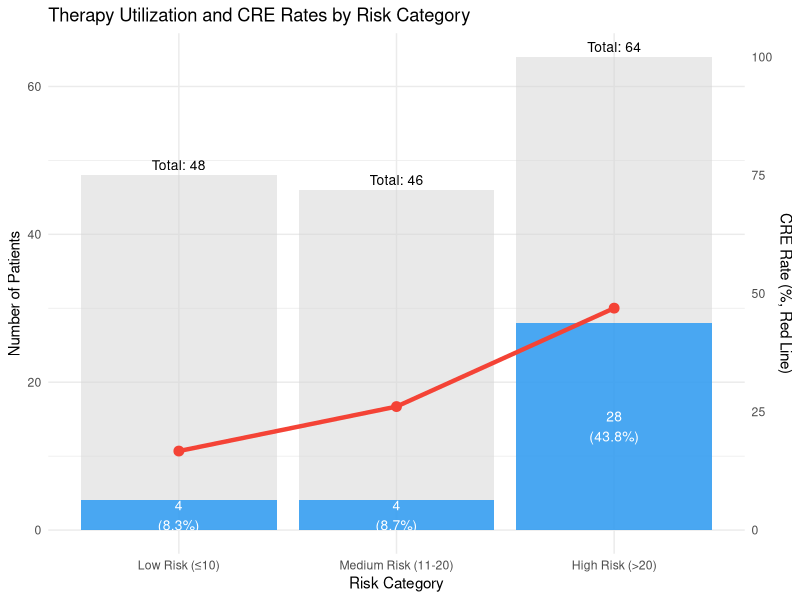
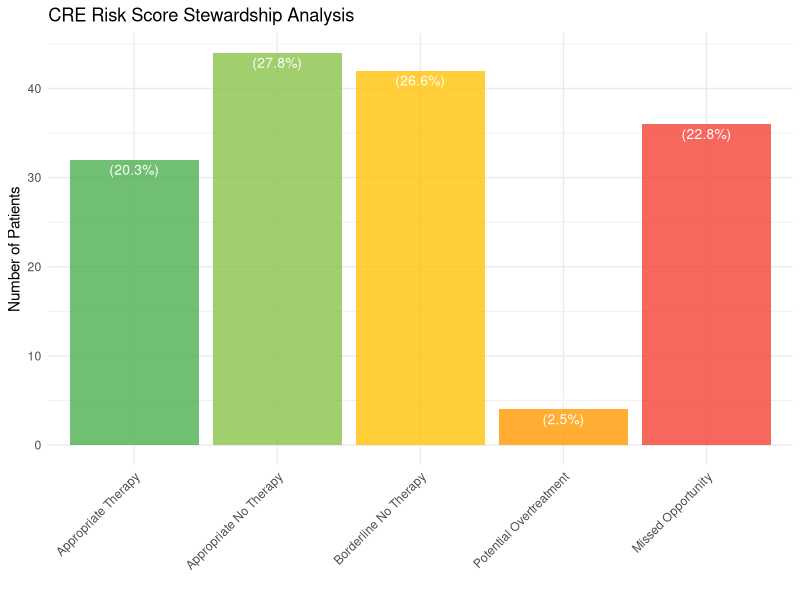
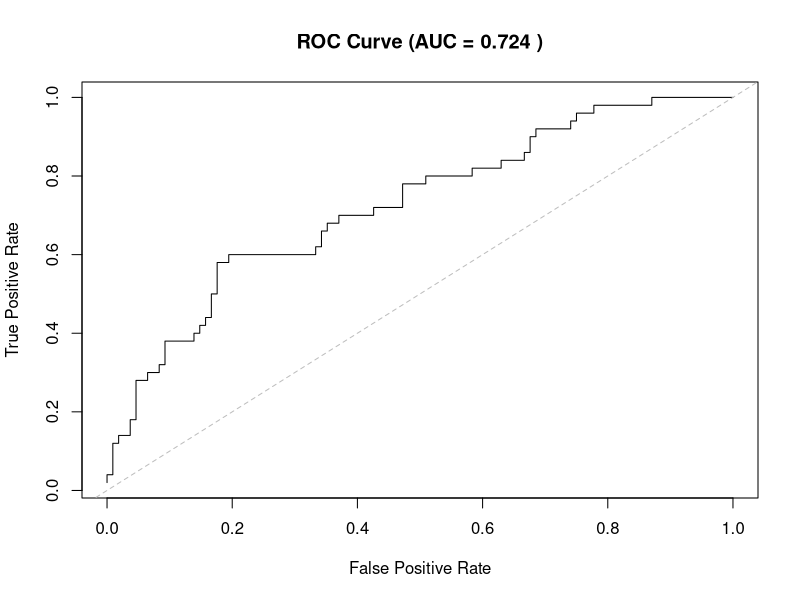
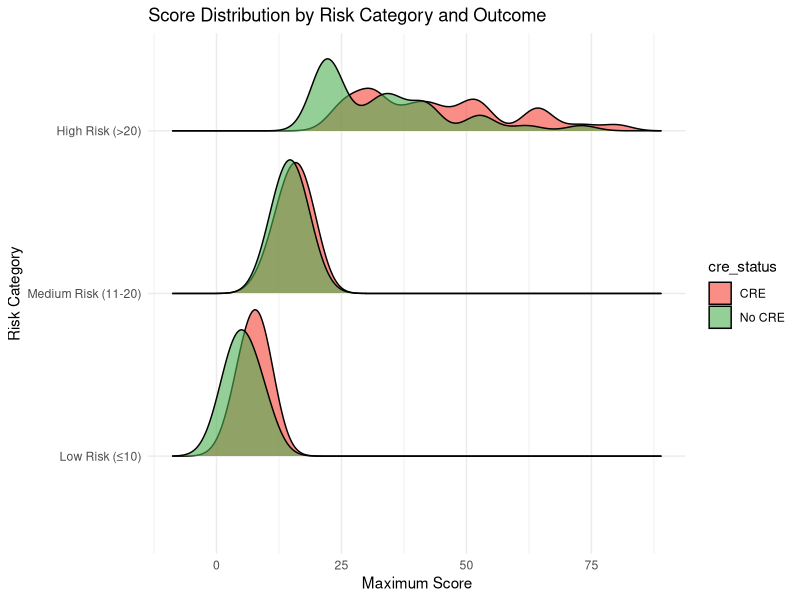
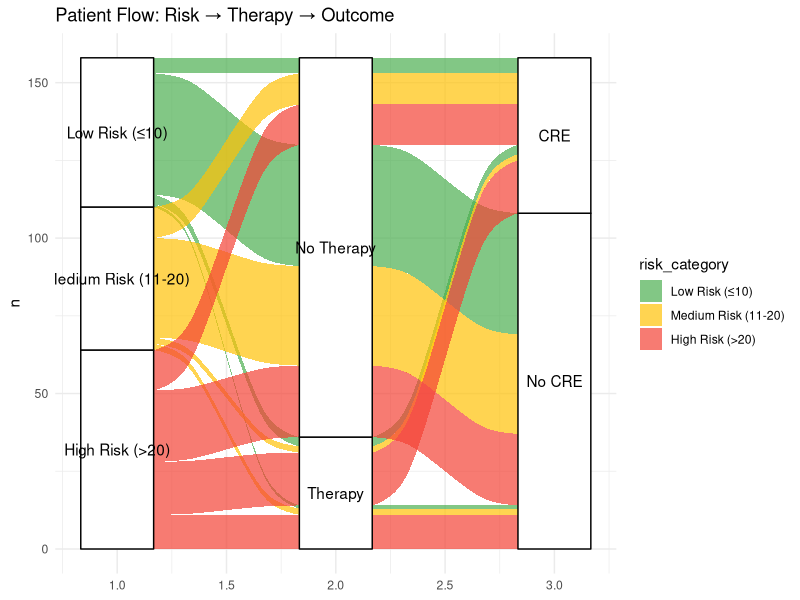
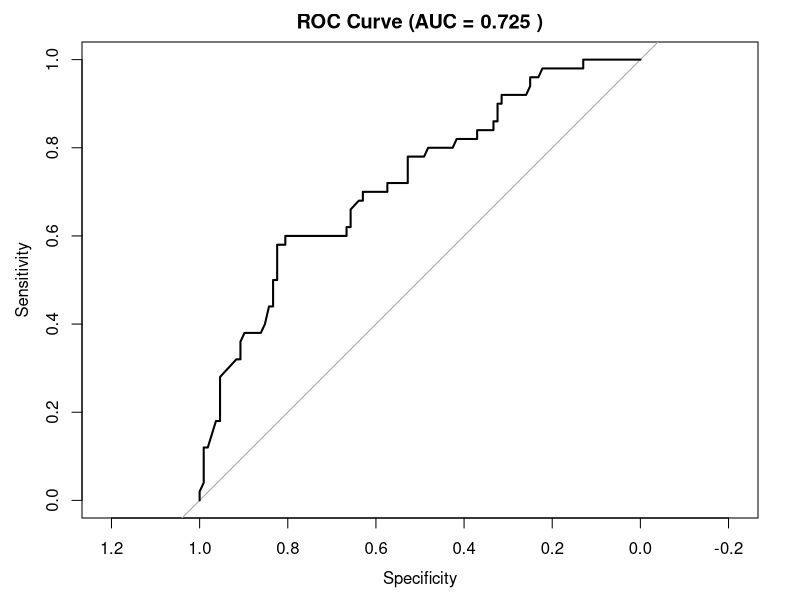
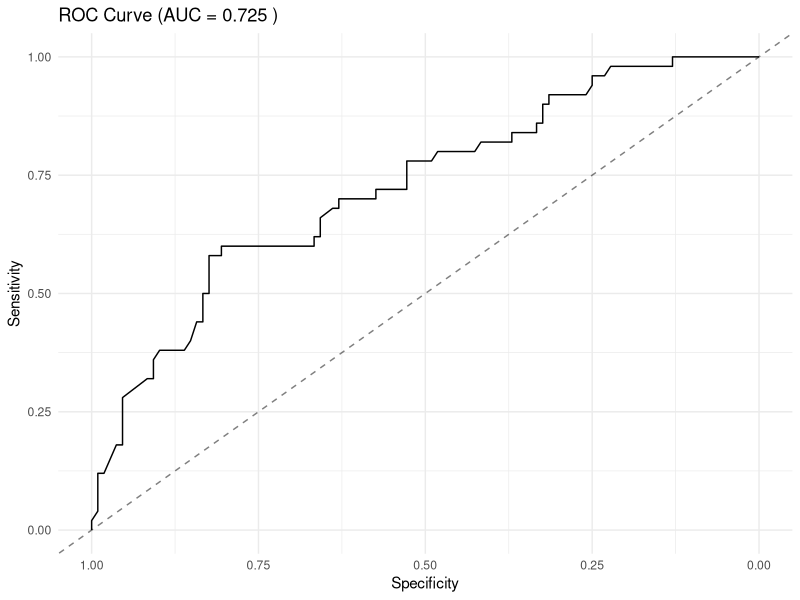
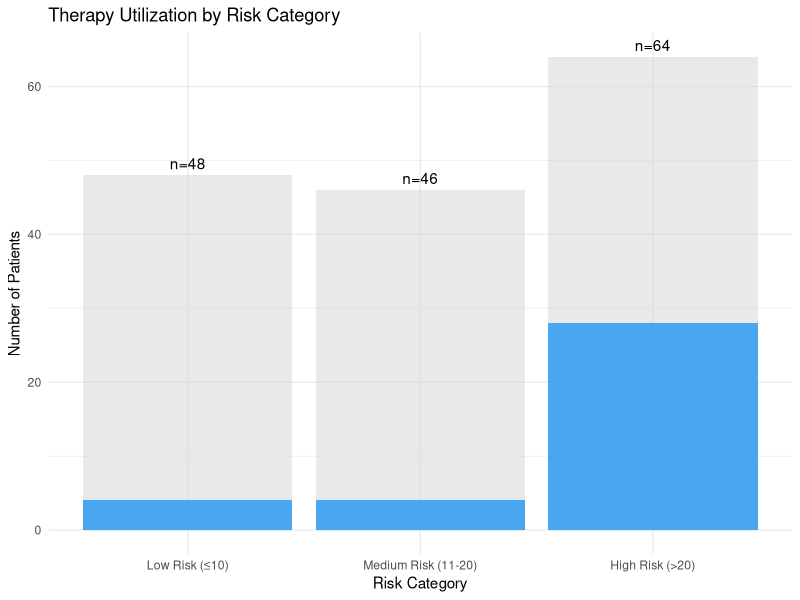

Reproduce these figures in R, in order.
## ---- chunk 1
#| label: setup
#| include: false

# Load required libraries
library(tidyverse)
library(knitr)
library(kableExtra)
library(scales)
library(gridExtra)

# Set theme for plots
theme_set(theme_minimal())

# Custom color palette
steward_colors <- c(
  "Appropriate Therapy" = "#4CAF50",
  "Appropriate No Therapy" = "#8BC34A",
  "Borderline No Therapy" = "#FFC107",
  "Potential Overtreatment" = "#FF9800",
  "Missed Opportunity" = "#F44336",
  "Other" = "#9E9E9E"
)
## ---- chunk 2
#| label: load-and-process-data
#| include: false

# Load the CRECOOLT data
df <- read.csv("CRECOOLT_overall.csv", stringsAsFactors = FALSE)

# Create patient-level summary
patient_data <- df %>%
  group_by(record_id) %>%
  summarise(
    # Score metrics
    max_score = max(score, na.rm = TRUE),
    mean_score = mean(score, na.rm = TRUE),
    baseline_score = first(score[!is.na(score)]),
    
    # Clinical actions based on score
    received_therapy = ifelse(any(score_impact___2 == 1, na.rm = TRUE), 1, 0),
    had_diagnostic = ifelse(any(score_impact___3 == 1, na.rm = TRUE), 1, 0),
    any_action = ifelse(received_therapy == 1 | had_diagnostic == 1, 1, 0),
    
    # CRE outcome
    cre_infection = if("cre_infection" %in% names(df)) {
      first(cre_infection[!is.na(cre_infection)])
    } else {
      NA
    },
    
    .groups = "drop"
  ) %>%
  # Remove invalid scores
  filter(!is.na(max_score) & !is.infinite(max_score))

# Add risk stratification
patient_data <- patient_data %>%
  mutate(
    risk_category = cut(
      max_score,
      breaks = c(-Inf, 10, 20, Inf),
      labels = c("Low Risk (≤10)", "Medium Risk (11-20)", "High Risk (>20)")
    ),
    risk_category = factor(risk_category, 
                          levels = c("Low Risk (≤10)", "Medium Risk (11-20)", "High Risk (>20)"))
  )

# Add appropriateness classification
patient_data <- patient_data %>%
  mutate(
    appropriateness = case_when(
      risk_category == "Low Risk (≤10)" & received_therapy == 1 ~ "Potential Overtreatment",
      risk_category == "High Risk (>20)" & received_therapy == 0 ~ "Missed Opportunity",
      risk_category %in% c("Medium Risk (11-20)", "High Risk (>20)") & 
        received_therapy == 1 ~ "Appropriate Therapy",
      risk_category == "Low Risk (≤10)" & received_therapy == 0 ~ "Appropriate No Therapy",
      risk_category == "Medium Risk (11-20)" & received_therapy == 0 ~ "Borderline No Therapy",
      TRUE ~ "Other"
    )
  )

# Create key subsets for analysis
low_risk <- patient_data %>% filter(risk_category == "Low Risk (≤10)")
low_risk_therapy <- low_risk %>% filter(received_therapy == 1)
high_risk <- patient_data %>% filter(risk_category == "High Risk (>20)")
high_risk_no_therapy <- high_risk %>% filter(received_therapy == 0)
all_therapy <- patient_data %>% filter(received_therapy == 1)
## ---- chunk 3
#| label: summary-statistics

# Calculate key metrics
n_patients <- nrow(patient_data)
n_therapy <- sum(patient_data$received_therapy)
pct_therapy <- round(100 * mean(patient_data$received_therapy), 1)
n_cre <- sum(patient_data$cre_infection == 1, na.rm = TRUE)
pct_cre <- round(100 * mean(patient_data$cre_infection == 1, na.rm = TRUE), 1)

# Display summary
summary_data <- data.frame(
  Metric = c("Total patients analyzed",
             "Patients receiving therapy", 
             "CRE infections",
             "Score utilization rate"),
  Value = c(n_patients,
            paste0(n_therapy, " (", pct_therapy, "%)"),
            paste0(n_cre, " (", pct_cre, "%)"),
            paste0(round(100 * mean(patient_data$any_action), 1), "%"))
)

summary_data %>%
  kable(caption = "Study Population Overview") %>%
  kable_styling(bootstrap_options = c("striped", "hover"), full_width = FALSE)
## ---- chunk 4
#| label: overtreatment-analysis

# Calculate overtreatment metrics
low_risk_therapy_pct <- if(nrow(all_therapy) > 0) {
  round(100 * nrow(low_risk_therapy) / nrow(all_therapy), 1)
} else {0}

overtreatment_data <- data.frame(
  Metric = c("Low-risk patients receiving therapy",
             "Total low-risk patients",
             "% of all therapy to low-risk"),
  Value = c(nrow(low_risk_therapy),
            nrow(low_risk),
            paste0(low_risk_therapy_pct, "%"))
)

overtreatment_data %>%
  kable(caption = "Overtreatment Analysis") %>%
  kable_styling(bootstrap_options = c("striped", "hover"), full_width = FALSE)
## ---- chunk 5
#| label: undertreatment-analysis

# Calculate undertreatment metrics
high_risk_no_therapy_pct <- if(nrow(high_risk) > 0) {
  round(100 * nrow(high_risk_no_therapy) / nrow(high_risk), 1)
} else {0}

undertreatment_data <- data.frame(
  Metric = c("High-risk patients NOT receiving therapy",
             "Total high-risk patients", 
             "% high-risk untreated"),
  Value = c(nrow(high_risk_no_therapy),
            nrow(high_risk),
            paste0(high_risk_no_therapy_pct, "%"))
)

if(!all(is.na(high_risk_no_therapy$cre_infection)) && nrow(high_risk_no_therapy) > 0) {
  cre_rate <- round(100 * sum(high_risk_no_therapy$cre_infection == 1, na.rm = TRUE) / 
                    nrow(high_risk_no_therapy), 1)
  undertreatment_data <- rbind(undertreatment_data,
                               data.frame(Metric = "CRE rate in untreated high-risk",
                                        Value = paste0(cre_rate, "%")))
}

undertreatment_data %>%
  kable(caption = "Missed Opportunities Analysis") %>%
  kable_styling(bootstrap_options = c("striped", "hover"), full_width = FALSE) %>%
  row_spec(1, bold = TRUE, color = "white", background = "#F44336")
## ---- chunk 6
#| label: risk-category-analysis

therapy_by_risk <- patient_data %>%
  group_by(risk_category) %>%
  summarise(
    n_total = n(),
    n_therapy = sum(received_therapy == 1),
    pct_therapy = round(100 * mean(received_therapy == 1), 1),
    n_cre = sum(cre_infection == 1, na.rm = TRUE),
    cre_rate = round(100 * mean(cre_infection == 1, na.rm = TRUE), 1),
    .groups = "drop"
  )

therapy_by_risk %>%
  kable(col.names = c("Risk Category", "Total", "Received Therapy", "% Therapy", "CRE Cases", "CRE Rate (%)"),
        caption = "Therapy Allocation and Outcomes by Risk") %>%
  kable_styling(bootstrap_options = c("striped", "hover"), full_width = FALSE) %>%
  row_spec(which(therapy_by_risk$risk_category == "High Risk (>20)"), 
           bold = TRUE, background = "#ffebee")
## ---- chunk 7
#| label: fig-therapy-allocation
#| fig-cap: "Therapy Utilization by Risk Category"
#| fig-width: 8
#| fig-height: 5

ggplot(therapy_by_risk, aes(x = risk_category)) +
  geom_col(aes(y = n_total), fill = "lightgray", alpha = 0.5) +
  geom_col(aes(y = n_therapy), fill = "#2196F3", alpha = 0.8) +
  geom_text(aes(y = n_total, label = paste0("Total: ", n_total)), 
            vjust = -0.5, size = 3.5) +
  geom_text(aes(y = n_therapy/2, label = paste0(n_therapy, "\n(", pct_therapy, "%)")),
            color = "white", size = 3.5, fontweight = "bold") +
  geom_line(aes(y = cre_rate * max(n_total) / 100, group = 1), 
            color = "#F44336", size = 1.5) +
  geom_point(aes(y = cre_rate * max(n_total) / 100), 
             color = "#F44336", size = 3) +
  scale_y_continuous(
    sec.axis = sec_axis(~ . * 100 / max(therapy_by_risk$n_total),
                        name = "CRE Rate (%, Red Line)")
  ) +
  labs(
    title = "Therapy Utilization and CRE Rates by Risk Category",
    x = "Risk Category",
    y = "Number of Patients"
  ) +
  theme_minimal()
## ---- chunk 8
#| label: fig-appropriateness
#| fig-cap: "Therapy Appropriateness Classification"
#| fig-width: 8
#| fig-height: 5

appropriateness_summary <- patient_data %>%
  group_by(appropriateness) %>%
  summarise(
    n_patients = n(),
    pct_total = round(100 * n() / nrow(patient_data), 1),
    .groups = "drop"
  ) %>%
  mutate(appropriateness = factor(appropriateness,
                                  levels = c("Appropriate Therapy",
                                           "Appropriate No Therapy",
                                           "Borderline No Therapy",
                                           "Potential Overtreatment",
                                           "Missed Opportunity")))

ggplot(appropriateness_summary, aes(x = appropriateness, y = n_patients, fill = appropriateness)) +
  geom_col(alpha = 0.8) +
  geom_text(aes(label = paste0(n_patients, "\n(", pct_total, "%)")),
            vjust = 0.5, size = 3.5, color = "white", fontweight = "bold") +
  scale_fill_manual(values = steward_colors) +
  labs(
    title = "CRE Risk Score Stewardship Analysis",
    x = "",
    y = "Number of Patients"
  ) +
  theme_minimal() +
  theme(
    legend.position = "none",
    axis.text.x = element_text(angle = 45, hjust = 1)
  )


# Basic ROC analysis without special packages
# Sort by score
roc_data <- patient_data %>%
  arrange(desc(max_score)) %>%
  mutate(
    tpr = cumsum(cre_infection == 1) / sum(cre_infection == 1, na.rm = TRUE),
    fpr = cumsum(cre_infection == 0) / sum(cre_infection == 0, na.rm = TRUE)
  )

# Calculate AUC using trapezoidal rule
auc_manual <- sum(diff(roc_data$fpr) * 
                 (roc_data$tpr[-1] + roc_data$tpr[-length(roc_data$tpr)])/2)

# Plot ROC curve
plot(roc_data$fpr, roc_data$tpr, type = "l", 
     main = paste("ROC Curve (AUC =", round(auc_manual, 3), ")"),
     xlab = "False Positive Rate", 
     ylab = "True Positive Rate")
abline(0, 1, lty = 2, col = "gray")

# Find optimal cutpoint (Youden index)
roc_data$youden <- roc_data$tpr - roc_data$fpr
optimal_idx <- which.max(roc_data$youden)
optimal_score <- roc_data$max_score[optimal_idx]

cat("Optimal score cutpoint:", optimal_score, "\n")
cat("Sensitivity:", round(roc_data$tpr[optimal_idx], 3), "\n")
cat("Specificity:", round(1 - roc_data$fpr[optimal_idx], 3), "\n")
## ---- chunk 9
library(ggridges)

patient_data %>%
  mutate(cre_status = ifelse(cre_infection == 1, "CRE", "No CRE")) %>%
  ggplot(aes(x = max_score, y = risk_category, fill = cre_status)) +
  geom_density_ridges(alpha = 0.6, scale = 0.9) +
  scale_fill_manual(values = c("CRE" = "#F44336", "No CRE" = "#4CAF50")) +
  labs(title = "Score Distribution by Risk Category and Outcome",
       x = "Maximum Score", y = "Risk Category") +
  theme_minimal()
## ---- chunk 10
library(ggalluvial)

flow_data <- patient_data %>%
  count(risk_category, received_therapy, cre_infection) %>%
  mutate(
    therapy_label = ifelse(received_therapy == 1, "Therapy", "No Therapy"),
    outcome_label = ifelse(cre_infection == 1, "CRE", "No CRE")
  )

ggplot(flow_data, aes(axis1 = risk_category, 
                      axis2 = therapy_label,
                      axis3 = outcome_label,
                      y = n)) +
  geom_alluvium(aes(fill = risk_category), alpha = 0.7) +
  geom_stratum() +
  geom_text(stat = "stratum", aes(label = after_stat(stratum))) +
  scale_fill_manual(values = c("#4CAF50", "#FFC107", "#F44336")) +
  labs(title = "Patient Flow: Risk → Therapy → Outcome") +
  theme_minimal()
## ---- chunk 11
# ============================================================================
# CRE STEWARDSHIP ANALYSIS - COMPLETE VERSION WITH ALL LIBRARIES
# ============================================================================

# Install packages if needed
packages_needed <- c("tidyverse", "scales", "pROC", "kableExtra")
packages_to_install <- packages_needed[!packages_needed %in% installed.packages()[,"Package"]]
if(length(packages_to_install) > 0) {
  install.packages(packages_to_install)
}

# Load all required libraries
library(tidyverse)
library(scales)
library(pROC)      # For ROC analysis
library(kableExtra) # For nice tables

# Clear workspace
rm(list = ls())

# ============================================================================
# LOAD AND PROCESS DATA
# ============================================================================

cat("Loading data...\n")
df <- read.csv("CRECOOLT_overall.csv", stringsAsFactors = FALSE)
cat("Data loaded:", nrow(df), "rows x", ncol(df), "columns\n\n")

# Create patient-level data with all variables
patient_data <- df %>%
  group_by(record_id) %>%
  summarise(
    # Score metrics
    max_score = max(score, na.rm = TRUE),
    mean_score = mean(score, na.rm = TRUE),
    
    # Clinical actions
    received_therapy = ifelse(any(score_impact___2 == 1, na.rm = TRUE), 1, 0),
    had_diagnostic = ifelse(any(score_impact___3 == 1, na.rm = TRUE), 1, 0),
    
    # CRE outcome
    cre_infection = ifelse(any(cre_infection == 1, na.rm = TRUE), 1, 0),
    
    .groups = "drop"
  ) %>%
  filter(!is.na(max_score) & !is.infinite(max_score)) %>%
  mutate(
    # Risk category
    risk_category = cut(
      max_score,
      breaks = c(-Inf, 10, 20, Inf),
      labels = c("Low Risk (≤10)", "Medium Risk (11-20)", "High Risk (>20)")
    ),
    
    # Any action
    any_action = ifelse(received_therapy == 1 | had_diagnostic == 1, 1, 0),
    
    # Appropriateness
    appropriateness = case_when(
      risk_category == "Low Risk (≤10)" & received_therapy == 1 ~ "Potential Overtreatment",
      risk_category == "High Risk (>20)" & received_therapy == 0 ~ "Missed Opportunity",
      risk_category %in% c("Medium Risk (11-20)", "High Risk (>20)") & 
        received_therapy == 1 ~ "Appropriate Therapy",
      risk_category == "Low Risk (≤10)" & received_therapy == 0 ~ "Appropriate No Therapy",
      risk_category == "Medium Risk (11-20)" & received_therapy == 0 ~ "Borderline No Therapy",
      TRUE ~ "Other"
    )
  )

cat("Patient data created:", nrow(patient_data), "patients\n\n")

# ============================================================================
# ROC ANALYSIS (NOW WITH pROC LOADED)
# ============================================================================

if(!all(is.na(patient_data$cre_infection))) {
  cat("========== ROC ANALYSIS ==========\n")
  
  # Calculate ROC
  roc_obj <- roc(patient_data$cre_infection, patient_data$max_score, quiet = TRUE)
  auc_value <- auc(roc_obj)
  ci_auc <- ci.auc(roc_obj, quiet = TRUE)
  
  cat("AUC:", round(auc_value, 3), "\n")
  cat("95% CI:", round(ci_auc[1], 3), "-", round(ci_auc[3], 3), "\n")
  
  # Find optimal cutpoint
  coords_best <- coords(roc_obj, "best", best.method = "youden")
  cat("\nOptimal cutpoint (Youden):", round(coords_best$threshold, 1), "\n")
  cat("  Sensitivity:", round(coords_best$sensitivity, 3), "\n")
  cat("  Specificity:", round(coords_best$specificity, 3), "\n\n")
  
  # Plot ROC curve
  plot(roc_obj, main = paste("ROC Curve (AUC =", round(auc_value, 3), ")"))
}

# ============================================================================
# SUBGROUP ANALYSIS WITH ROC
# ============================================================================

# Only run if we have additional variables for subgroups
if("age" %in% names(patient_data) || "meld_score" %in% names(patient_data)) {
  
  cat("========== SUBGROUP ANALYSIS ==========\n")
  
  # Define subgroups (adjust based on your actual variables)
  subgroups <- list(
    "Overall" = rep(TRUE, nrow(patient_data))
    # Add more subgroups if you have the variables:
    # "Age ≥60" = patient_data$age >= 60,
    # "Age <60" = patient_data$age < 60
  )
  
  # Calculate AUC for each subgroup
  subgroup_results <- map_df(names(subgroups), function(name) {
    subset_data <- patient_data[subgroups[[name]], ]
    if(nrow(subset_data) > 10 & sum(subset_data$cre_infection == 1) > 2) {
      roc_obj <- roc(subset_data$cre_infection, subset_data$max_score, quiet = TRUE)
      auc_ci <- ci.auc(roc_obj, quiet = TRUE)
      data.frame(
        subgroup = name,
        n = nrow(subset_data),
        auc = as.numeric(auc(roc_obj)),
        ci_lower = auc_ci[1],
        ci_upper = auc_ci[3],
        events = sum(subset_data$cre_infection == 1)
      )
    } else {
      NULL
    }
  })
  
  print(subgroup_results)
}

# ============================================================================
# STEWARDSHIP METRICS
# ============================================================================

cat("========== STEWARDSHIP METRICS ==========\n\n")

# Create subsets
low_risk <- patient_data %>% filter(risk_category == "Low Risk (≤10)")
low_risk_therapy <- low_risk %>% filter(received_therapy == 1)
high_risk <- patient_data %>% filter(risk_category == "High Risk (>20)")
high_risk_no_therapy <- high_risk %>% filter(received_therapy == 0)
all_therapy <- patient_data %>% filter(received_therapy == 1)

# Calculate key metrics
cat("1. OVERTREATMENT:\n")
cat("   Low-risk with therapy:", nrow(low_risk_therapy), "/", nrow(low_risk), "\n")
cat("   % of all therapy to low-risk:", 
    round(100 * nrow(low_risk_therapy) / nrow(all_therapy), 1), "%\n\n")

cat("2. UNDERTREATMENT:\n")
cat("   High-risk without therapy:", nrow(high_risk_no_therapy), "/", nrow(high_risk), "\n")
cat("   % high-risk untreated:", 
    round(100 * nrow(high_risk_no_therapy) / nrow(high_risk), 1), "%\n\n")

# ============================================================================
# SUMMARY TABLES
# ============================================================================

# Therapy by risk
therapy_by_risk <- patient_data %>%
  group_by(risk_category) %>%
  summarise(
    n_total = n(),
    n_therapy = sum(received_therapy == 1),
    pct_therapy = round(100 * mean(received_therapy == 1), 1),
    n_cre = sum(cre_infection == 1, na.rm = TRUE),
    cre_rate = round(100 * mean(cre_infection == 1, na.rm = TRUE), 1),
    .groups = "drop"
  )

cat("THERAPY BY RISK CATEGORY:\n")
print(therapy_by_risk)

# Appropriateness
appropriateness_summary <- patient_data %>%
  group_by(appropriateness) %>%
  summarise(
    n_patients = n(),
    pct_total = round(100 * n() / nrow(patient_data), 1),
    n_cre = sum(cre_infection == 1, na.rm = TRUE),
    cre_rate = round(100 * mean(cre_infection == 1, na.rm = TRUE), 1),
    .groups = "drop"
  )

cat("\nAPPROPRIATENESS:\n")
print(appropriateness_summary)

# ============================================================================
# PLOTS
# ============================================================================

# Plot 1: ROC Curve
if(!all(is.na(patient_data$cre_infection))) {
  p_roc <- ggroc(roc_obj) +
    geom_abline(intercept = 1, slope = 1, linetype = "dashed", alpha = 0.5) +
    labs(title = paste("ROC Curve (AUC =", round(auc_value, 3), ")"),
         x = "Specificity", y = "Sensitivity") +
    theme_minimal()
  print(p_roc)
}

# Plot 2: Therapy by Risk
p_therapy <- ggplot(therapy_by_risk, aes(x = risk_category)) +
  geom_col(aes(y = n_total), fill = "lightgray", alpha = 0.5) +
  geom_col(aes(y = n_therapy), fill = "#2196F3", alpha = 0.8) +
  geom_text(aes(y = n_total, label = paste0("n=", n_total)), vjust = -0.5) +
  labs(title = "Therapy Utilization by Risk Category",
       x = "Risk Category", y = "Number of Patients") +
  theme_minimal()
print(p_therapy)

# Plot 3: Appropriateness
p_approp <- ggplot(appropriateness_summary, 
                   aes(x = reorder(appropriateness, -n_patients), y = n_patients)) +
  geom_col(fill = "#4CAF50", alpha = 0.7) +
  geom_text(aes(label = paste0(n_patients, "\n(", pct_total, "%)")), 
            vjust = 0.5, color = "white") +
  labs(title = "Therapy Appropriateness", x = "", y = "N") +
  theme_minimal() +
  theme(axis.text.x = element_text(angle = 45, hjust = 1))
print(p_approp)

cat("\n========== ANALYSIS COMPLETE ==========\n")
